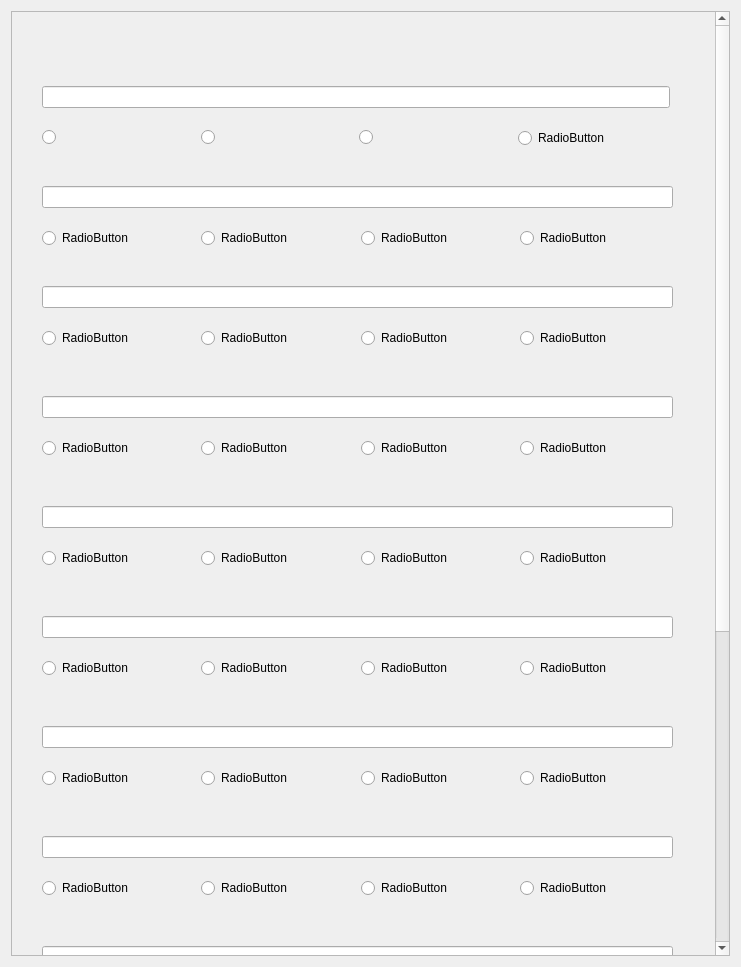
<?xml version="1.0" encoding="UTF-8"?>
<ui version="4.0">
 <class>studenttestwindow</class>
 <widget class="QWidget" name="studenttestwindow">
  <property name="geometry">
   <rect>
    <x>0</x>
    <y>0</y>
    <width>741</width>
    <height>967</height>
   </rect>
  </property>
  <property name="windowTitle">
   <string>Form</string>
  </property>
  <property name="styleSheet">
   <string notr="true">background-image: url(:/images/bg.jpg);</string>
  </property>
  <layout class="QGridLayout" name="gridLayout">
   <item row="0" column="0">
    <widget class="QScrollArea" name="scrollArea">
     <property name="verticalScrollBarPolicy">
      <enum>Qt::ScrollBarAlwaysOn</enum>
     </property>
     <property name="horizontalScrollBarPolicy">
      <enum>Qt::ScrollBarAlwaysOff</enum>
     </property>
     <property name="sizeAdjustPolicy">
      <enum>QAbstractScrollArea::AdjustToContentsOnFirstShow</enum>
     </property>
     <property name="widgetResizable">
      <bool>false</bool>
     </property>
     <widget class="QWidget" name="scrollAreaWidgetContents">
      <property name="geometry">
       <rect>
        <x>0</x>
        <y>-486</y>
        <width>694</width>
        <height>1425</height>
       </rect>
      </property>
      <widget class="QLabel" name="taskName">
       <property name="geometry">
        <rect>
         <x>180</x>
         <y>20</y>
         <width>351</width>
         <height>24</height>
        </rect>
       </property>
       <property name="text">
        <string/>
       </property>
      </widget>
      <widget class="QWidget" name="layoutWidget">
       <property name="geometry">
        <rect>
         <x>30</x>
         <y>160</y>
         <width>631</width>
         <height>91</height>
        </rect>
       </property>
       <layout class="QVBoxLayout" name="verticalLayout_2">
        <item>
         <widget class="QLineEdit" name="lineEdit_2"/>
        </item>
        <item>
         <layout class="QHBoxLayout" name="horizontalLayout_2">
          <item>
           <widget class="QRadioButton" name="answer2_1">
            <property name="text">
             <string>RadioButton</string>
            </property>
           </widget>
          </item>
          <item>
           <widget class="QRadioButton" name="answer2_2">
            <property name="text">
             <string>RadioButton</string>
            </property>
           </widget>
          </item>
          <item>
           <widget class="QRadioButton" name="answer2_3">
            <property name="text">
             <string>RadioButton</string>
            </property>
           </widget>
          </item>
          <item>
           <widget class="QRadioButton" name="answer2_4">
            <property name="text">
             <string>RadioButton</string>
            </property>
           </widget>
          </item>
         </layout>
        </item>
       </layout>
      </widget>
      <widget class="QWidget" name="layoutWidget_2">
       <property name="geometry">
        <rect>
         <x>30</x>
         <y>260</y>
         <width>631</width>
         <height>91</height>
        </rect>
       </property>
       <layout class="QVBoxLayout" name="verticalLayout_3">
        <item>
         <widget class="QLineEdit" name="lineEdit_3"/>
        </item>
        <item>
         <layout class="QHBoxLayout" name="horizontalLayout_3">
          <item>
           <widget class="QRadioButton" name="answer3_1">
            <property name="text">
             <string>RadioButton</string>
            </property>
           </widget>
          </item>
          <item>
           <widget class="QRadioButton" name="answer3_2">
            <property name="text">
             <string>RadioButton</string>
            </property>
           </widget>
          </item>
          <item>
           <widget class="QRadioButton" name="answer3_3">
            <property name="text">
             <string>RadioButton</string>
            </property>
           </widget>
          </item>
          <item>
           <widget class="QRadioButton" name="answer3_4">
            <property name="text">
             <string>RadioButton</string>
            </property>
           </widget>
          </item>
         </layout>
        </item>
       </layout>
      </widget>
      <widget class="QWidget" name="layoutWidget_3">
       <property name="geometry">
        <rect>
         <x>30</x>
         <y>370</y>
         <width>631</width>
         <height>91</height>
        </rect>
       </property>
       <layout class="QVBoxLayout" name="verticalLayout_4">
        <item>
         <widget class="QLineEdit" name="lineEdit_4"/>
        </item>
        <item>
         <layout class="QHBoxLayout" name="horizontalLayout_4">
          <item>
           <widget class="QRadioButton" name="answer4_1">
            <property name="text">
             <string>RadioButton</string>
            </property>
           </widget>
          </item>
          <item>
           <widget class="QRadioButton" name="answer4_2">
            <property name="text">
             <string>RadioButton</string>
            </property>
           </widget>
          </item>
          <item>
           <widget class="QRadioButton" name="answer4_3">
            <property name="text">
             <string>RadioButton</string>
            </property>
           </widget>
          </item>
          <item>
           <widget class="QRadioButton" name="answer4_4">
            <property name="text">
             <string>RadioButton</string>
            </property>
           </widget>
          </item>
         </layout>
        </item>
       </layout>
      </widget>
      <widget class="QWidget" name="layoutWidget_4">
       <property name="geometry">
        <rect>
         <x>30</x>
         <y>480</y>
         <width>631</width>
         <height>91</height>
        </rect>
       </property>
       <layout class="QVBoxLayout" name="verticalLayout_5">
        <item>
         <widget class="QLineEdit" name="lineEdit_5"/>
        </item>
        <item>
         <layout class="QHBoxLayout" name="horizontalLayout_5">
          <item>
           <widget class="QRadioButton" name="answer5_1">
            <property name="text">
             <string>RadioButton</string>
            </property>
           </widget>
          </item>
          <item>
           <widget class="QRadioButton" name="answer5_2">
            <property name="text">
             <string>RadioButton</string>
            </property>
           </widget>
          </item>
          <item>
           <widget class="QRadioButton" name="answer5_3">
            <property name="text">
             <string>RadioButton</string>
            </property>
           </widget>
          </item>
          <item>
           <widget class="QRadioButton" name="answer5_4">
            <property name="text">
             <string>RadioButton</string>
            </property>
           </widget>
          </item>
         </layout>
        </item>
       </layout>
      </widget>
      <widget class="QWidget" name="layoutWidget_5">
       <property name="geometry">
        <rect>
         <x>30</x>
         <y>590</y>
         <width>631</width>
         <height>91</height>
        </rect>
       </property>
       <layout class="QVBoxLayout" name="verticalLayout_6">
        <item>
         <widget class="QLineEdit" name="lineEdit_6"/>
        </item>
        <item>
         <layout class="QHBoxLayout" name="horizontalLayout_6">
          <item>
           <widget class="QRadioButton" name="answer6_1">
            <property name="text">
             <string>RadioButton</string>
            </property>
           </widget>
          </item>
          <item>
           <widget class="QRadioButton" name="answer6_2">
            <property name="text">
             <string>RadioButton</string>
            </property>
           </widget>
          </item>
          <item>
           <widget class="QRadioButton" name="answer6_3">
            <property name="text">
             <string>RadioButton</string>
            </property>
           </widget>
          </item>
          <item>
           <widget class="QRadioButton" name="answer6_4">
            <property name="text">
             <string>RadioButton</string>
            </property>
           </widget>
          </item>
         </layout>
        </item>
       </layout>
      </widget>
      <widget class="QWidget" name="layoutWidget_12">
       <property name="geometry">
        <rect>
         <x>30</x>
         <y>700</y>
         <width>631</width>
         <height>91</height>
        </rect>
       </property>
       <layout class="QVBoxLayout" name="verticalLayout_14">
        <item>
         <widget class="QLineEdit" name="lineEdit_14"/>
        </item>
        <item>
         <layout class="QHBoxLayout" name="horizontalLayout_14">
          <item>
           <widget class="QRadioButton" name="answer7_1">
            <property name="text">
             <string>RadioButton</string>
            </property>
           </widget>
          </item>
          <item>
           <widget class="QRadioButton" name="answer7_2">
            <property name="text">
             <string>RadioButton</string>
            </property>
           </widget>
          </item>
          <item>
           <widget class="QRadioButton" name="answer7_3">
            <property name="text">
             <string>RadioButton</string>
            </property>
           </widget>
          </item>
          <item>
           <widget class="QRadioButton" name="answer7_4">
            <property name="text">
             <string>RadioButton</string>
            </property>
           </widget>
          </item>
         </layout>
        </item>
       </layout>
      </widget>
      <widget class="QWidget" name="layoutWidget_13">
       <property name="geometry">
        <rect>
         <x>30</x>
         <y>810</y>
         <width>631</width>
         <height>91</height>
        </rect>
       </property>
       <layout class="QVBoxLayout" name="verticalLayout_15">
        <item>
         <widget class="QLineEdit" name="lineEdit_15"/>
        </item>
        <item>
         <layout class="QHBoxLayout" name="horizontalLayout_15">
          <item>
           <widget class="QRadioButton" name="answer8_1">
            <property name="text">
             <string>RadioButton</string>
            </property>
           </widget>
          </item>
          <item>
           <widget class="QRadioButton" name="answer8_2">
            <property name="text">
             <string>RadioButton</string>
            </property>
           </widget>
          </item>
          <item>
           <widget class="QRadioButton" name="answer8_3">
            <property name="text">
             <string>RadioButton</string>
            </property>
           </widget>
          </item>
          <item>
           <widget class="QRadioButton" name="answer8_4">
            <property name="text">
             <string>RadioButton</string>
            </property>
           </widget>
          </item>
         </layout>
        </item>
       </layout>
      </widget>
      <widget class="QWidget" name="layoutWidget_14">
       <property name="geometry">
        <rect>
         <x>30</x>
         <y>920</y>
         <width>631</width>
         <height>91</height>
        </rect>
       </property>
       <layout class="QVBoxLayout" name="verticalLayout_16">
        <item>
         <widget class="QLineEdit" name="lineEdit_16"/>
        </item>
        <item>
         <layout class="QHBoxLayout" name="horizontalLayout_16">
          <item>
           <widget class="QRadioButton" name="answer9_1">
            <property name="text">
             <string>RadioButton</string>
            </property>
           </widget>
          </item>
          <item>
           <widget class="QRadioButton" name="answer9_2">
            <property name="text">
             <string>RadioButton</string>
            </property>
           </widget>
          </item>
          <item>
           <widget class="QRadioButton" name="answer9_3">
            <property name="text">
             <string>RadioButton</string>
            </property>
           </widget>
          </item>
          <item>
           <widget class="QRadioButton" name="answer9_4">
            <property name="text">
             <string>RadioButton</string>
            </property>
           </widget>
          </item>
         </layout>
        </item>
       </layout>
      </widget>
      <widget class="QWidget" name="layoutWidget_15">
       <property name="geometry">
        <rect>
         <x>30</x>
         <y>1030</y>
         <width>631</width>
         <height>91</height>
        </rect>
       </property>
       <layout class="QVBoxLayout" name="verticalLayout_17">
        <item>
         <widget class="QLineEdit" name="lineEdit_17"/>
        </item>
        <item>
         <layout class="QHBoxLayout" name="horizontalLayout_17">
          <item>
           <widget class="QRadioButton" name="answer10_1">
            <property name="text">
             <string>RadioButton</string>
            </property>
           </widget>
          </item>
          <item>
           <widget class="QRadioButton" name="answer10_2">
            <property name="text">
             <string>RadioButton</string>
            </property>
           </widget>
          </item>
          <item>
           <widget class="QRadioButton" name="answer10_3">
            <property name="text">
             <string>RadioButton</string>
            </property>
           </widget>
          </item>
          <item>
           <widget class="QRadioButton" name="answer10_4">
            <property name="text">
             <string>RadioButton</string>
            </property>
           </widget>
          </item>
         </layout>
        </item>
       </layout>
      </widget>
      <widget class="QWidget" name="layoutWidget_16">
       <property name="geometry">
        <rect>
         <x>30</x>
         <y>1140</y>
         <width>631</width>
         <height>91</height>
        </rect>
       </property>
       <layout class="QVBoxLayout" name="verticalLayout_18">
        <item>
         <widget class="QLineEdit" name="lineEdit_18"/>
        </item>
        <item>
         <layout class="QHBoxLayout" name="horizontalLayout_18">
          <item>
           <widget class="QRadioButton" name="answer11_1">
            <property name="text">
             <string>RadioButton</string>
            </property>
           </widget>
          </item>
          <item>
           <widget class="QRadioButton" name="answer11_2">
            <property name="text">
             <string>RadioButton</string>
            </property>
           </widget>
          </item>
          <item>
           <widget class="QRadioButton" name="answer11_3">
            <property name="text">
             <string>RadioButton</string>
            </property>
           </widget>
          </item>
          <item>
           <widget class="QRadioButton" name="answer11_4">
            <property name="text">
             <string>RadioButton</string>
            </property>
           </widget>
          </item>
         </layout>
        </item>
       </layout>
      </widget>
      <widget class="QWidget" name="layoutWidget_17">
       <property name="geometry">
        <rect>
         <x>30</x>
         <y>1250</y>
         <width>631</width>
         <height>91</height>
        </rect>
       </property>
       <layout class="QVBoxLayout" name="verticalLayout_19">
        <item>
         <widget class="QLineEdit" name="lineEdit_19"/>
        </item>
        <item>
         <layout class="QHBoxLayout" name="horizontalLayout_19">
          <item>
           <widget class="QRadioButton" name="answer12_1">
            <property name="text">
             <string>RadioButton</string>
            </property>
           </widget>
          </item>
          <item>
           <widget class="QRadioButton" name="answer12_2">
            <property name="text">
             <string>RadioButton</string>
            </property>
           </widget>
          </item>
          <item>
           <widget class="QRadioButton" name="answer12_3">
            <property name="text">
             <string>RadioButton</string>
            </property>
           </widget>
          </item>
          <item>
           <widget class="QRadioButton" name="answer12_4">
            <property name="text">
             <string>RadioButton</string>
            </property>
           </widget>
          </item>
         </layout>
        </item>
       </layout>
      </widget>
      <widget class="QPushButton" name="send">
       <property name="geometry">
        <rect>
         <x>290</x>
         <y>1370</y>
         <width>102</width>
         <height>35</height>
        </rect>
       </property>
       <property name="text">
        <string>Send</string>
       </property>
      </widget>
      <widget class="QWidget" name="">
       <property name="geometry">
        <rect>
         <x>30</x>
         <y>60</y>
         <width>628</width>
         <height>91</height>
        </rect>
       </property>
       <layout class="QVBoxLayout" name="verticalLayout">
        <item>
         <widget class="QLineEdit" name="lineEdit">
          <property name="placeholderText">
           <string/>
          </property>
         </widget>
        </item>
        <item>
         <layout class="QHBoxLayout" name="horizontalLayout">
          <item>
           <widget class="QRadioButton" name="answer1_1">
            <property name="text">
             <string/>
            </property>
           </widget>
          </item>
          <item>
           <widget class="QRadioButton" name="answer1_2">
            <property name="text">
             <string/>
            </property>
           </widget>
          </item>
          <item>
           <widget class="QRadioButton" name="answer1_3">
            <property name="text">
             <string/>
            </property>
           </widget>
          </item>
          <item>
           <widget class="QRadioButton" name="answer1_4">
            <property name="text">
             <string>RadioButton</string>
            </property>
           </widget>
          </item>
         </layout>
        </item>
       </layout>
      </widget>
     </widget>
    </widget>
   </item>
  </layout>
 </widget>
 <resources/>
 <connections/>
</ui>
